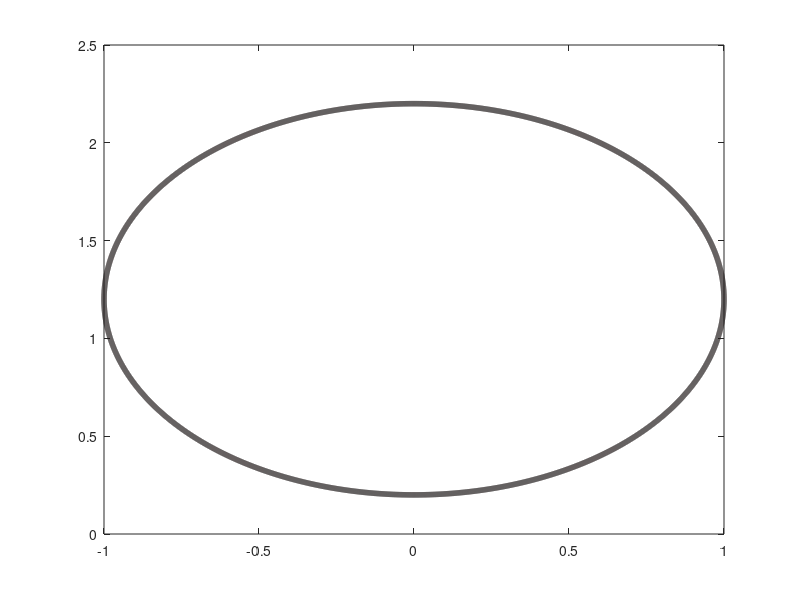

Here is the MATLAB script that generated this plot: (Note: this script raises an error after producing the figure.)

close all; clear all;
addpath(fullfile(pwd, "..", "simulation_code"));
curr = pwd;
p = fullfile(pwd, "..", "D50Quant100", "rho1000sigma7220nu98muair0", "RhoS1000SigmaS7220", "R0350mm", "ImpDefCornerAng180U39", "N=20tol=5.00e-05"); % uigetdir();
cd(p);

saving = true;
% global errored
% errored = ~isfile('z.mat');
% try
% 
%     load('ProblemConditions.mat'); NN = N;
%     disp("Starting impact panel for the following parameters:");
%     fprintf("Re = %g\n", Re);
%     fprintf("We = %g\n", We);
%     fprintf("Fr = %g\n", Fr);
%     fprintf("U0 = %g cm/s\n", U0);
% catch
%     load('U0.mat');
%     load('Fr.mat');
%     disp("Couldn't find Problem Conditions");
% end
% load_vars('vz.mat'); Vo = abs(vz(1));
% 
% 
% try
%     load_vars('etas.mat');
%     etaMatPer = etas;
% catch
%     files = dir(fullfile(pwd, "etaMatPer*.mat"));
%     N = length(files);
%     etaAux = [];
%     for i = 1:N
%         load_vars(files(i).name);
%         etaAux = [etaAux, etaMatPer];
%     end
%     etaMatPer = etaAux;
% end
% load_vars('z.mat')
% load_vars('etaOri.mat')
% load_vars('tvec.mat')
% 
% load_vars('oscillation_amplitudes.mat');
% load_vars('pressure_amplitudes.mat');
% load_vars('numl.mat');
% Rv = zeros(1, size(oscillation_amplitudes, 2));
% for ii = 1:size(oscillation_amplitudes, 2)
%     Rv(ii) = zs_from_spherical(pi, oscillation_amplitudes(:, ii));
% end
% 
% %%
% 
% cd ..
% try
%     load('Ro.mat','Ro')%Sphere's radius in CGS
% catch
%     cd ..
%     load('Ro.mat','Ro')
% end
% cd ..
% load('rhoS.mat','rhoS')%Sphere density
% %load('sigmaS.mat')%Sphere's surface tension
% 
% cd ..
% load('rho.mat','rho')
% %load('sigma.mat','sigma')
% load('nu.mat','nu')
% load('muair.mat')
% load('g.mat','g') %gravitational constant
% 
% cd ..
% %load('D.mat')%Domain diameter in units of droplet radii
% %load('quant.mat')%number of dr's contained in an undeformed dropelt radius
% load('nr.mat','nr')
% load('dr.mat','dr')
% load('r.mat')
% load('zs.mat','zs')
% 
% %xplot = dr*(0:nr-1); save('xplot.mat','xplot')%I might remove or relocate this
% load('xplot.mat')
% cd(curr);
% %load('var.mat');
cd(p);


myFont = "Arial";
n=8000;
t=0:2*pi/n:2*pi;
r = ones(size(t)); 
x = r .* sin(t);
CENTER = 0.2;
y = r .* cos(t) + 1;
saving_figure = figure;
plot(x,y + CENTER,'Color', [.1 .08 .08] ,'LineWidth',4);
myax = gca; mypos = myax.Position;
axis equal
hold on
mylims = 1.95;
set(myax,'Xlim',[-mylims mylims],'Xtick',[],'Ytick',[]);
%set(myax, 'Ylim', [-1.4, -1.4+2*mylims]);

%S(t)
epsi = 1;
idx1 = floor((4-epsi)/8*n):floor((4+epsi)/8*n);
x1 = x(idx1);
y1 = y(idx1);
%plot(x1,y1-.02,'color',[.5, .5, .5], 'LineWidth', 2);%[0/256, 191/255, 255/255],'LineWidth',4)

%[xSt, ySt] = gca_to_Normalized(myax, [x1(end) + 0.02, x1(end) + 0.29], ...
%    [y1(1) - 0.28, y1(1)-0.30]);
%annotation('textarrow', xSt, ySt, 'HeadLength', 10, ...
%'HeadStyle', 'vback3', 'String', '$S(t)$', 'Interpreter', 'latex', ...
%'LineWidth', 1.5, 'FontSize', 14);
hold on


% Free surfaces (eta)
t2 = (-0.01):.01:mylims;
x2 = t2; %t2+x1(length(x1));
%y2 = y1(length(y1))+(1-exp(-t2/2.5))-.02;
ZERO = 0;

A = 0.5; k = 3; alpha = 1.5; omega = 0.5;
r = linspace(0, pi, length(x2));  % Radial distance
z =  -A * sin(k * r) .* (1-exp(-alpha * (r-0.5).^2)) .* (1-exp(-0.1 * r.^2));

cc = plot(x2,z,'color',[.5, .5, .5],'LineWidth',2);%free surfaces

%x3 = -x2;
plot(-x2,z,'color',[.5, .5, .5],'LineWidth',2)%free surfaces
hold on

% z = 0
plot([-x2(end) 0], [ZERO, ZERO], '--','color',[.8 .8 .8],'LineWidth',1);%free surfaces
aa = plot([x2(end) -0], [ZERO, ZERO], '--','color',[.8 .8 .8],'LineWidth',1);%free surfaces

% h(t)
%Centre mark

%plot([-val, val], [val+disloc, -val+disloc], 'k');
%plot([-val, val], [-val+disloc, val+disloc], 'k');

%plot([-0.02 -.15],[disloc disloc], 'Color', [.7 .7 .7], 'LineWidth', 1.1);%bottom measure transporter for h
[xht, yht] = gca_to_Normalized(myax, [sin(3*pi/4)*.99, ZERO], [(cos(3*pi/4)+1)*.99 + CENTER, ZERO+1+CENTER]);
annotation('doublearrow',xht, yht, ...
    'Head1Length', 9, 'Head2Length', 0, ...
    'Head1Style', 'vback3', 'Head2Style', 'vback3' ,'Linewidth',1 )
text(sin(3*pi/4)*0.27, .5+CENTER, "$R_s$", ...
    'Fontsize', 20, 'FontName', myFont, 'interpreter', 'latex')


% Define coordinates for the two semi-axes (using annotation)
[xht1, yht1] = gca_to_Normalized(myax, [sin(0)*.99, ZERO], [(cos(0)+1)*.99 + CENTER, ZERO+1+CENTER]);
annotation('doublearrow', xht1, yht1, 'Head1Length', 0, 'Head2Length', 0, ...
    'Head1Style', 'vback3', 'Linewidth', .75);

[xht2, yht2] = gca_to_Normalized(myax, [sin(pi/4)*.99, ZERO], [(cos(pi/4)+1)*.99 + CENTER, ZERO+1+CENTER]);
annotation('doublearrow', xht2, yht2, 'Head1Length', 7, 'Head2Length', 0, ...
    'Head1Style', 'vback3', 'Linewidth', 1);

% Plot angle arc using annotation for the angle (phi)
theta = linspace(0, pi/4, 20);
x_arc = 0.15*sin(theta);
y_arc = 0.15*cos(theta) + 1 + CENTER;
plot(x_arc, y_arc, 'k', 'LineWidth', 1.5);

% Text annotation for the angle \varphi
text(ZERO +.05, ZERO + 1 + CENTER + 0.25, '$\theta$', 'FontSize', 20, 'Interpreter', 'latex');
text(sin(pi/4)*.50, (cos(pi/4)+1)*.85, '$\xi(t, \theta)$', 'FontSize', 16, 'Interpreter', 'latex');
%annotation('doublearrow', x_arc(end-1:end), y_arc(end-1:end), 'Head1Length', 9, 'Head2Length', 0, ...
%   'Head1Style', 'vback3', 'Linewidth', .75);
%r_c(t)
%plot([0 0],[0.07 0.16],'Color', [.7 .7 .7], 'LineWidth', 1.1);%bottom measure transporter for r_c(t)
%[xrct, yrct] = gca_to_Normalized(myax, [0.01 -x1(end)-0.02], [.1,  .1]);
%annotation('doublearrow',xrct, yrct, ...
%    'Head1Length', 0, 'Head2Length', 7, ...
%    'Head1Style', 'vback3', 'Head2Style', 'vback3' ,'Linewidth',1 );
%[Xproyrct, Yproyrct] = gca_to_Normalized(myax, [-x1(end), -x1(end)] ...
%    , [.16, ZERO+0.07]);
%annotation('arrow', Xproyrct, Yproyrct, 'Color', [.7 .7 .7], ...
%    'HeadLength', 15, 'HeadStyle', 'none', 'LineWidth', 1.5);

%text(-x1(end)/3, .2, "$r_c(t)$", ...
%    'Fontsize', 14, 'FontName', myFont, 'interpreter', 'latex');

% C(t)
%Ct = plot([x1(1)+.01, -x1(1)-0.01], [y1(1)-.05, y1(1)-.05], 'LineStyle', 'none', ...
%    'Marker', 's', 'LineWidth', 1.5, 'Color', [.2 .2 .2], ...
%    'MarkerSize', 13);

% L(t)
%Lt = plot([x1(1)+.01, -x1(1)-0.01], [ZERO, ZERO], 'LineStyle', 'none', ...
%    'Marker', '^', 'LineWidth', 1.1, 'Color', [.2 .2 .2], ...
%    'MarkerSize', 8);

% x, z axis
[xht, yht] = gca_to_Normalized(myax, [ZERO ZERO], [ZERO, 0.15]);
annotation('arrow',xht, yht, ...
    'HeadLength', 7, 'HeadStyle', 'vback3','Linewidth', 2.5)
text(.04, 0.092, "$z$", ...
    'Fontsize', 16, 'FontName', myFont, 'interpreter', 'latex')

[xht, yht] = gca_to_Normalized(myax, [ZERO ZERO+0.15], [ZERO, ZERO]);
annotation('arrow',xht, yht, ...
    'HeadLength', 7, 'HeadStyle', 'vback3','Linewidth', 2)
text(0.04, -0.1, "$r$", ...
    'Fontsize', 16, 'FontName', myFont, 'interpreter', 'latex')


% FLuid properties
text(-1.34, -0.2, "$(\sigma, \rho, \nu)$", ...
    'Fontsize', 20, 'FontName', myFont, 'interpreter', 'latex')
text(-0.84, 0.9, "$(\sigma_s, \rho_s, \nu_s)$", ...
    'Fontsize', 20, 'FontName', myFont, 'interpreter', 'latex')



legend([cc, aa], ["Free surface", "$z = 0$"], ...
    'FontSize', 16,  'interpreter', 'latex', 'AutoUpdate', 'off');
%legend([Ct, Lt, aa], ["$C(t)$", "$L(t)$", "$z = 0$"], ...
%    'FontSize', 11,  'interpreter', 'latex', 'AutoUpdate', 'off');
cd(curr);

if saving == true
    saveas(saving_figure, "../../0_data/manual/schematics2", 'fig');
    print(saving_figure, '-depsc', '-r300', "../../0_data/manual/schematics2.eps");
end

function [X, Y] = gca_to_Normalized(ca, xs, ys)
    % (xs(i), ys(i)) represents a point. For annotation function, xs(1),
    % ys(1) represent the initial point of the annotation and xs(2), ys(2)
    % the final point. 
    pos = ca.Position;
    xLims = ca.XLim;
    yLims = ca.YLim;
    X = zeros(size(xs));
    Y = zeros(size(ys));
    for i = 1:length(xs)
       pctX = (xs(i) - xLims(1))/(xLims(2) - xLims(1)); 
       pctY = (ys(i) - yLims(1))/(yLims(2) - yLims(1));
       
       X(i) = pos(1) + pctX * pos(3);
       Y(i) = pos(2) + pctY * pos(4);
    end
end

function load_vars(str)
    global errored
    
    if errored == true
        str = "errored_" + str; 
    end
    
    vars = load(str);
    fn = fieldnames(vars);
    for ii = 1:length(fn)
        assignin('caller', fn{ii}, vars.(fn{ii}));
    end
    
end
